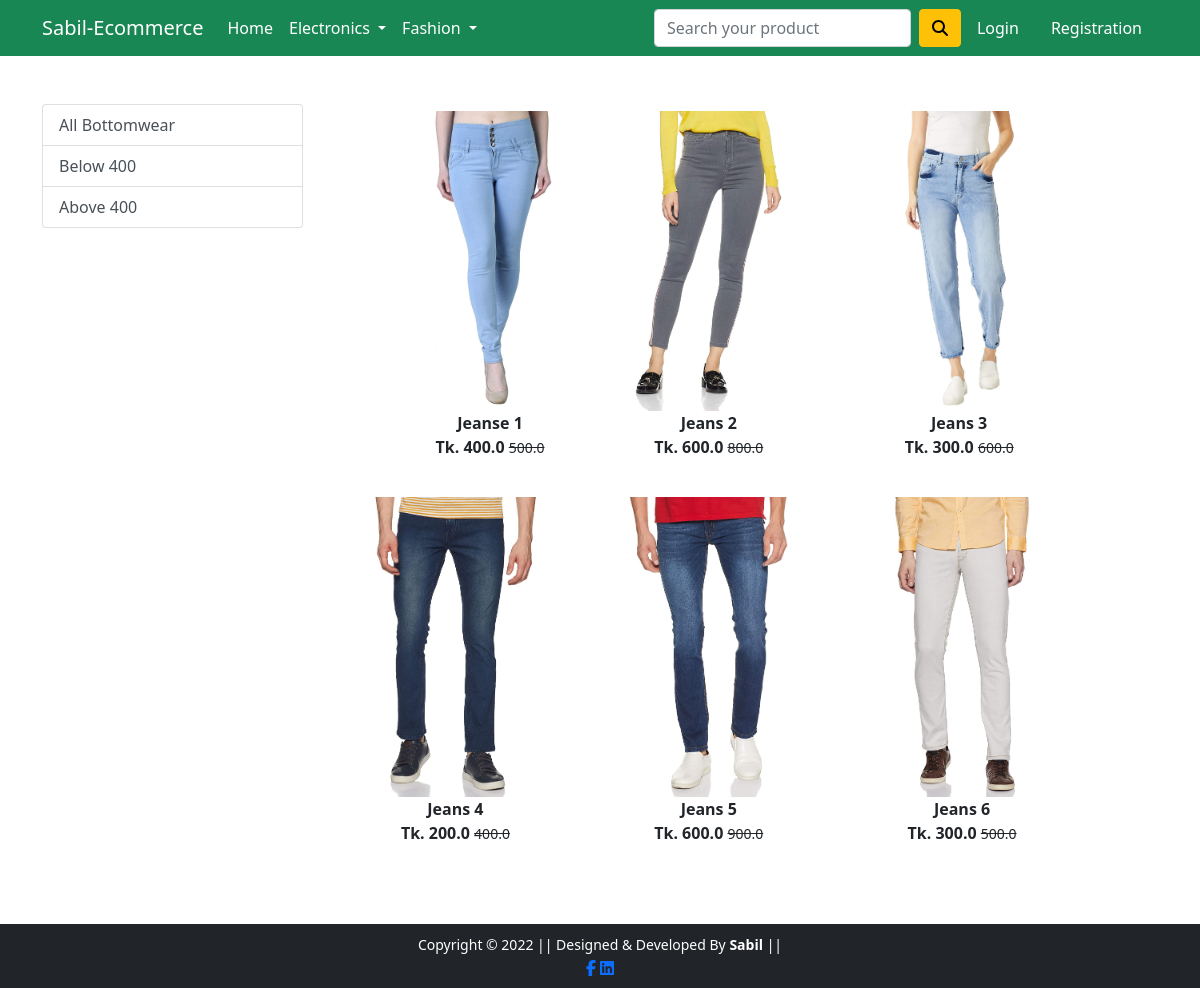
The app's page /bottomwear/ with its own data.
### app/models.py (models this page shows, shortened)
class Product(models.Model):
 title = models.CharField(max_length=100)
 selling_price = models.FloatField()
 discounted_price = models.FloatField()
 description = models.TextField()
 brand = models.CharField(max_length=100)
 category = models.CharField( choices=CATEGORY_CHOICES, max_length=2)
 product_image = models.ImageField(upload_to='productimg')

### app/views.py (the view)
# urls.py: path('bottomwear/', views.bottomwear, name='bottomwear'),
def bottomwear(request, data=None):
	totalitem = 0
	if request.user.is_authenticated:
		totalitem = len(Cart.objects.filter(user=request.user))
	if data==None :
			bottomwears = Product.objects.filter(category='BW')
	elif data == 'below':
			bottomwears = Product.objects.filter(category='BW').filter(discounted_price__lt=400)
	elif data == 'above':
			bottomwears = Product.objects.filter(category='BW').filter(discounted_price__gt=400)
	return render(request, 'app/bottomwear.html', {'bottomwears':bottomwears, 'totalitem':totalitem})

### app/templates/app/bottomwear.html (shortened to what this page needs)
{% extends 'app/base.html' %}
{% load static %}
{% block main-content %}
<div class="container my-5">
 <div class="row">
  <div class="col-sm-3">
   <div class="list-group">
     <a href="{% url 'mobile' %}" class="list-group-item list-group-item-action" aria-current="true">All Bottomwear</a>
     <a href="{% url 'bottomweardata' 'below'  %}" class="list-group-item list-group-item-action">Below 400</a>
     <a href="{% url 'bottomweardata' 'above'  %}" class="list-group-item list-group-item-action">Above 400</a>
   </div>
  </div>
  <div class="col-sm-8">
   <div class="row">
    {% for product in bottomwears %}
     <div class="col-sm-4 text-center mb-4">
      <a href="{% url 'product-detail' product.id %}" class="btn">
       <div class="item">
        <img src="{{product.product_image.url}}" alt="" height="300" class="">
        <div class="fw-bold">{{product.title}}</div>
        <div class="fw-bold">Tk. {{product.discounted_price}} <small class="fw-light text-decoration-line-through">{{product.selling_price}}</small></div>
       </div>
      </a>
     </div>
    {% endfor %}
   </div>
  </div>
 </div>
</div>
{% endblock main-content %}

### records on screen
Product: product_image (picture), title "Jeanse 1", discounted_price "400.0", selling_price "500.0"
Product: product_image (picture), title "Jeans 2", discounted_price "600.0", selling_price "800.0"
Product: product_image (picture), title "Jeans 3", discounted_price "300.0", selling_price "600.0"
Product: product_image (picture), title "Jeans 4", discounted_price "200.0", selling_price "400.0"
Product: product_image (picture), title "Jeans 5", discounted_price "600.0", selling_price "900.0"
Product: product_image (picture), title "Jeans 6", discounted_price "300.0", selling_price "500.0"
